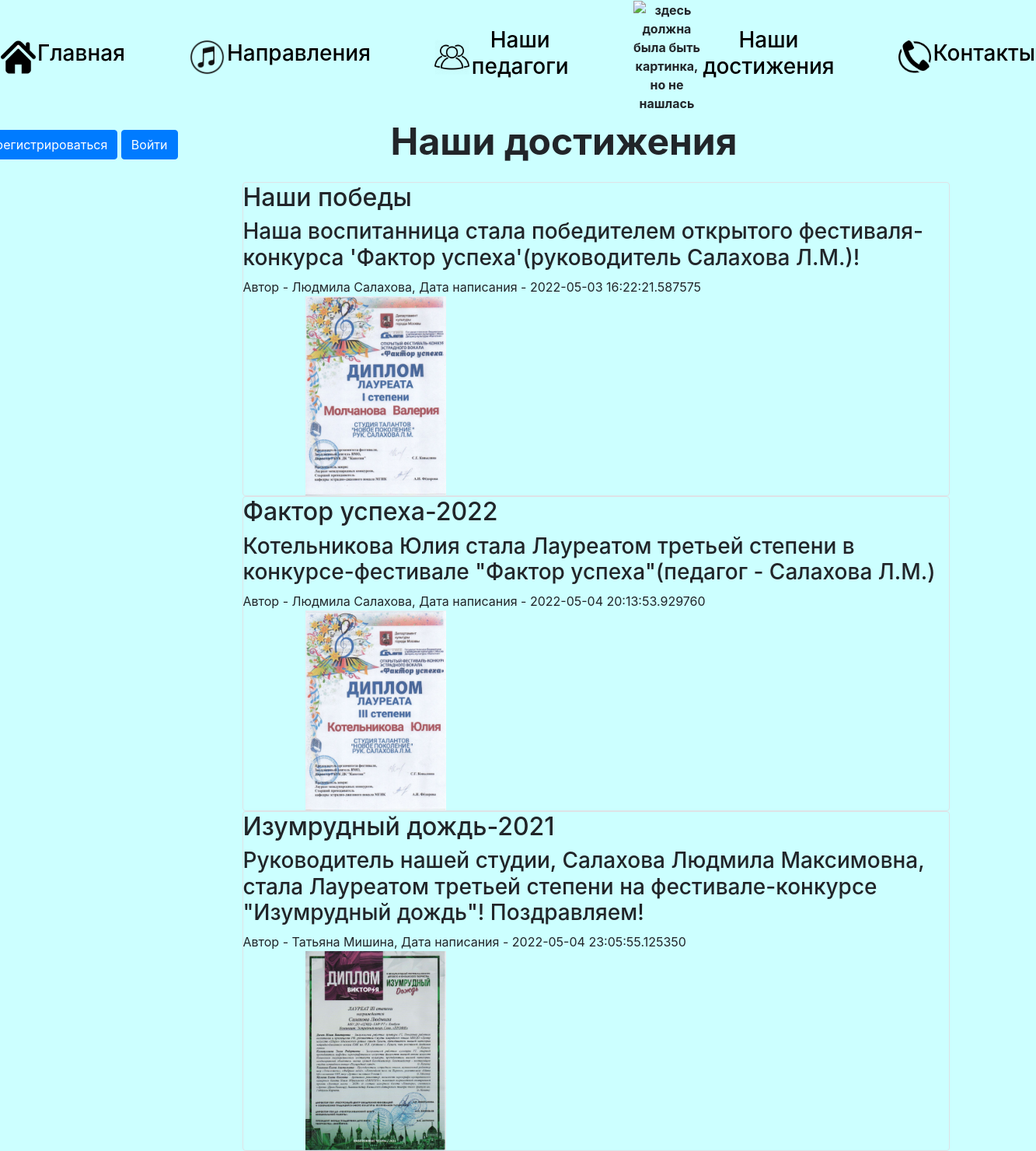
Page /dost on the committed database.
### data/dosts.py (models this page shows)
class Dosts(SqlAlchemyBase):
    __tablename__ = 'dosts'
    id = sqlalchemy.Column(sqlalchemy.Integer,
                           primary_key=True, autoincrement=True)
    title = sqlalchemy.Column(sqlalchemy.String, nullable=True)
    content = sqlalchemy.Column(sqlalchemy.String, nullable=True)
    created_date = sqlalchemy.Column(sqlalchemy.DateTime,
                                     default=datetime.datetime.now)
    user_id = sqlalchemy.Column(sqlalchemy.Integer,
                                sqlalchemy.ForeignKey("users.id"))
    user = orm.relation('User')

### data/users.py (models this page shows, shortened)
class User(SqlAlchemyBase, UserMixin):
    __tablename__ = 'users'
    id = sqlalchemy.Column(sqlalchemy.Integer,
                           primary_key=True, autoincrement=True)
    surname = sqlalchemy.Column(sqlalchemy.String, nullable=True)
    name = sqlalchemy.Column(sqlalchemy.String, nullable=True)
    otch = sqlalchemy.Column(sqlalchemy.String, nullable=True)
    age = sqlalchemy.Column(sqlalchemy.String, nullable=True)
    education = sqlalchemy.Column(sqlalchemy.String, nullable=True)
    speciality = sqlalchemy.Column(sqlalchemy.String, nullable=True)
    email = sqlalchemy.Column(sqlalchemy.String,
                              index=True, unique=True, nullable=True)
    hashed_password = sqlalchemy.Column(sqlalchemy.String, nullable=True)
    created_date = sqlalchemy.Column(sqlalchemy.DateTime,
                                     default=datetime.datetime.now)
    dosts = orm.relation("Dosts", back_populates='user')

### main.py (the view)
@app.route('/dost')
def dost():
    db_session.global_init('db/teachers.db')
    db_sess = db_session.create_session()
    dosts = db_sess.query(Dosts)
    return render_template("dost.html", dosts=dosts)

### data/db_session.py (called while the page is built, shortened)
def global_init(db_file):
    global __factory
    if __factory:
        return

def create_session() -> Session:
    global __factory
    return __factory()

### templates/dost.html (shortened to what this page needs)
{% extends "base.html" %}
{% block content %}
<table align="left" class="dos">
    <tr>
    <td>
        <div>
            {% if current_user.is_authenticated %}
            <a class="btn btn-primary" href="/new_dost" style="margin-top:-30px">Добавить новость</a>
            <a class="btn btn-primary" href="/logout" style="margin-top:-30px">Выйти</a>
            {% else %}
            <a class="btn btn-primary " href="/register">Зарегистрироваться</a>
            <a class="btn btn-primary" href="/login">Войти</a>
            {% endif %}
        </div>
    </td>
    </tr>
</table>
<p style="font-size:300%;" align="center"><b>Наши достижения</b></p>
{% for item in dosts%}
<div class="col-md6 border rounded" style="margin-left: 200px">
    <h2>{{item.title}}</h2>
    <div>
        <h3>{{item.content}}</h3>
    </div>
    <div>
        Автор - {{item.user.name}} {{item.user.surname}}, Дата написания - {{item.created_date}}
    </div>
    <img class="ot" width="20%" src="/static/img/photo{{item.id}}.jpg"
                     alt="здесь должна была быть картинка, но не нашлась">
</div>
{% endfor %}
{% endblock %}

### templates/base.html (shortened to what this page needs)
<!doctype html>
<html lang="en">
<head>
    <link rel="stylesheet"
          href="https://stackpath.bootstrapcdn.com/bootstrap/4.4.1/css/bootstrap.min.css"
>
    <link rel="stylesheet" type="text/css" href="{{url_for('static', filename='css/style.css')}}" />
</head>
<body>
<header>
    <table class="layer2">
        <tr align="center">
            <th>
                <img height=45 width=45 src="{{url_for('static', filename='img/glav1.png')}}"
                     alt="здесь должна была быть картинка, но не нашлась">
            </th>
            <th>
                <h3><a style="color:black" href="/">Главная</a></h3>
            </th>
            <th>
                <img class="ot" align='left' height=47 width=47 src="{{url_for('static', filename='img/muz1.png')}}"
                     alt="здесь должна была быть картинка, но не нашлась">
            </th>
            <th>
                <h3><a style="color:black" href="/napr">Направления</a></h3>
            </th>
            <th>
                <img class="ot" height=45 width=45 src="{{url_for('static', filename='img/pe.png')}}"
                     alt="здесь должна была быть картинка, но не нашлась">
            </th>
            <th>
                <h3><a style="color:black" href="/ped">Наши педагоги</a></h3>
            </th>
            <th>
                <img class="ot" height=45 width=45 src="{{url_for('static', filename='img/dost.png')}}"
                     alt="здесь должна была быть картинка, но не нашлась">
            </th>
            <th>
                <h3><a style="color:black" href="/dost">Наши достижения</a></h3>
            </th>
            <th>
                <img class="ot" height=42 width=42 src="{{url_for('static', filename='img/kont1.png')}}"
                     alt="здесь должна была быть картинка, но не нашлась">
            </th>
            <th>
                <h3><a style="color:black" href="/kont">Контакты</a></h3>
            </th>
        </tr>
    </table>
</header>
<main role="main" class="container">
    {% block content %}{% endblock %}
</main>
</body>
</html>

### templates/base.html (style rules this page uses)
.ot { margin-left: 80px; }
.dos { margin-top: 20px; margin-left: -150px }
.layer2 { margin-left: 80px; background-color: #CCFFFF; padding: 10px; margin: auto; }
body { background-color: #CCFFFF; }

### rows in the picture
Dosts: title "Наши победы", content "Наша воспитанница стала победителем открытого фестиваля-конкурса 'Фактор успеха'(руководитель Салахова Л.М.)!", user.name "Людмила", user.surname "Салахова", created_date "2022-05-03 16:22:21.587575", shows a picture
Dosts: title "Фактор успеха-2022", content "Котельникова Юлия стала Лауреатом третьей степени в конкурсе-фестивале \"Фактор успеха\"(педагог - Салахова Л.М.)", user.name "Людмила", user.surname "Салахова", created_date "2022-05-04 20:13:53.929760", shows a picture
Dosts: title "Изумрудный дождь-2021", content "Руководитель нашей студии, Салахова Людмила Максимовна, стала Лауреатом третьей степени на фестивале-конкурсе \"Изумрудный дождь\"! Поздравляем!", user.name "Татьяна", user.surname "Мишина", created_date "2022-05-04 23:05:55.125350", shows a picture
